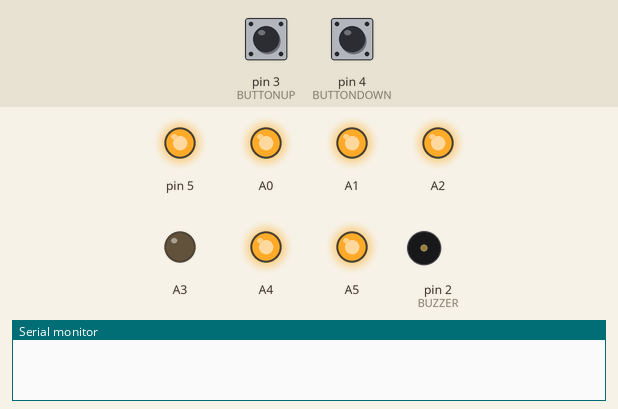
A sketch run on a simulated Arduino Uno, built with avr-gcc and run on an emulated ATmega328P. Parts: output pins drawn as LEDs (lit = HIGH), buzzer (waves = sounding), the last lines printed to the serial monitor. The inputs (shaded band) are chosen by the test bench; at power-on: pin 3 (BUTTONUP) HIGH, pin 4 (BUTTONDOWN) HIGH.

Above: at 1.2 s.
1.3 s: pin 3 (BUTTONUP) pulled LOW for 0.15 s
At 1.7 s:
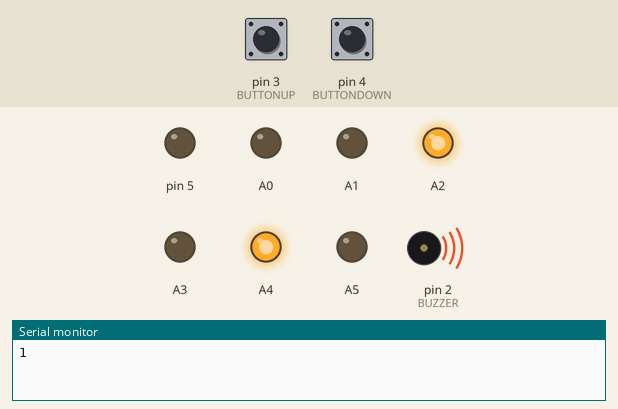
4.3 s: pin 3 (BUTTONUP) pulled LOW for 1 s
At 4.47 s:
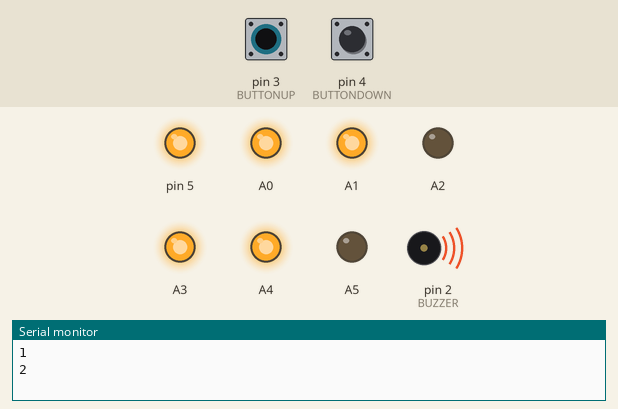
7.3 s: pin 3 (BUTTONUP) pulled LOW for 3.2 s
At 9.2 s:
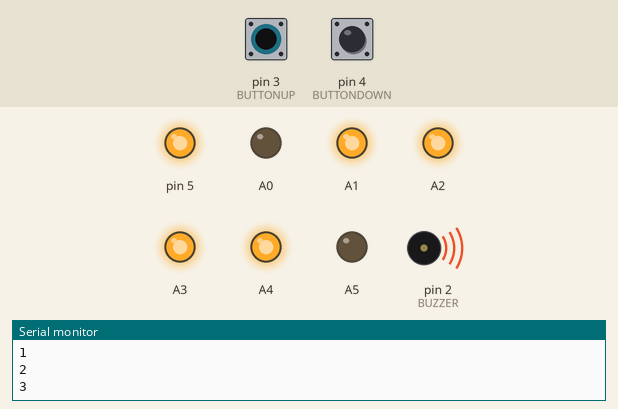
12.0 s: pin 3 (BUTTONUP) pulled LOW for 0.15 s
At 13.21 s:
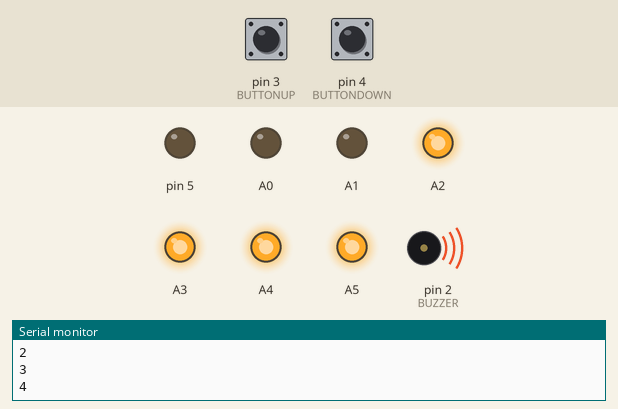
15.0 s: pin 3 (BUTTONUP) pulled LOW for 0.15 s
At 17.9 s:
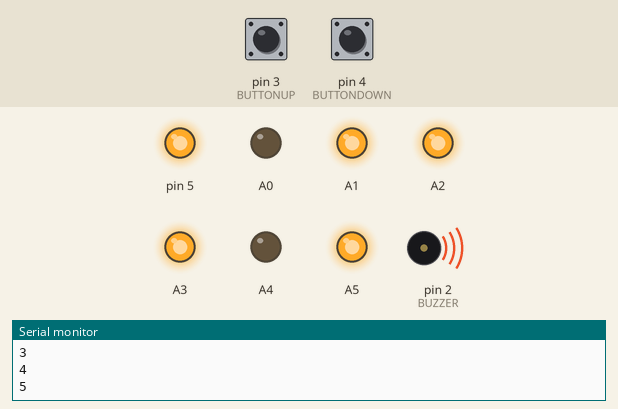
18.0 s: pin 4 (BUTTONDOWN) pulled LOW for 3.2 s
At 22.26 s:
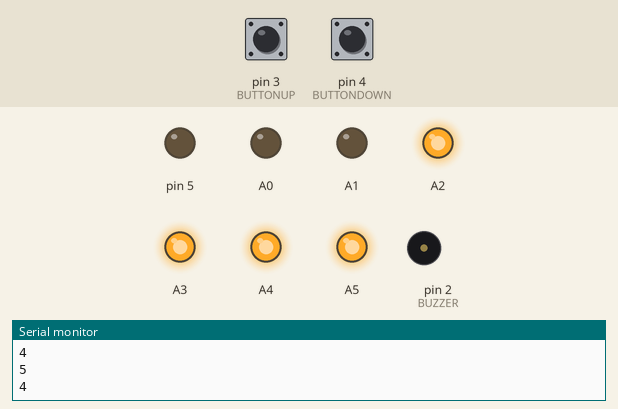
Timing chart, 0 to 23.7 s (numbered marks = the images above; inputs shaded):
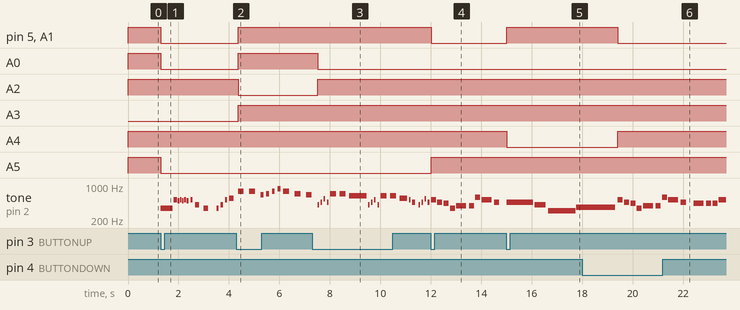

Measured:
- after the input at 1.3 s, pin 5, A0, A1, A5: HIGH → LOW at once; tone on pin 2 (BUZZER): plays 349 Hz for 0.48 s, 523 Hz for 0.14 s, 493 Hz for 0.07 s, 523 Hz for 0.07 s, 493 Hz for 0.07 s, 523 Hz for 0.07 s … (14 notes in this stretch), starting at once
- after the input at 4.3 s, pin 5, A0, A1, A3: LOW → HIGH after 0.06 s; A2: HIGH → LOW after 0.06 s
- after the input at 7.3 s, A0: HIGH → LOW after 0.21 s; A2: LOW → HIGH after 0.21 s
- after the input at 12.0 s, pin 5, A1: HIGH → LOW at once; A5: LOW → HIGH at once
- after the input at 15.0 s, pin 5, A1: LOW → HIGH at once; A4: HIGH → LOW at once
- after the input at 18.0 s, pin 5, A1: HIGH → LOW after 1.4 s; A4: LOW → HIGH after 1.4 s

The sketch:

Projecto_Electronica.ino
```cpp
/*
 * PROJECTO DE ELECTRONICA
 * SPOTIFY LOW BUDGET
 * INCLUI UMA LISTA DE 5 MUSICAS PRE-DEFINIDAS, SELECIONAVEIS AO SE PRIMIR UM DOS DOIS BOTOES.
 * BOTAO DA ESQUERDA - AVANÇA UMA MUSICA
 * BOTAO DA DIREITA - RECUA UMA MUSICA
 */


#define BUZZER 2
#define BUTTONUP 3
#define BUTTONDOWN 4

//Segmentos
#define D1 0
#define D2 1
#define D4 2
#define D5 3
#define D7 4
#define D10 5
#define D11 6

const int SONG_LENGTH[5] = {44, 42, 55, 54, 18};

const int WEARENUMBERONE[44][3] = {{349, 750, 700}, {523, 250, 200}, {493, 125, 100}, {523, 125, 100}, {493, 125, 100}, {523, 125, 100}, {493, 250, 125}, {523, 250, 125}, {415, 500, 250}, {349, 750, 250},
                                {349, 250, 125}, {415, 250, 125}, {523, 250, 125}, {554, 500, 250}, {415, 500, 250}, {554, 500, 250}, {622, 500, 250},
                                {523, 250, 125}, {554, 250, 125}, {523, 250, 125}, {554, 250, 125}, {523, 1000, 375},
                                {349, 750, 700}, {523, 250, 200}, {493, 125, 100}, {523, 125, 100}, {493, 125, 100}, {523, 125, 100}, {493, 250, 125}, {523, 250, 125}, {415, 500, 250}, {349, 750, 250},
                                {349, 250, 125}, {415, 250, 125}, {523, 250, 125}, {554, 500, 250}, {415, 500, 250}, {622, 500, 250}, {554, 500, 250},
                                {523, 250, 125}, {554, 250, 125}, {523, 250, 125}, {554, 250, 125}, {523, 1000, 375}};

const int DRAGONBALLGT[42][3] = {{783, 500, 250}, {783, 500, 250}, {659, 250, 125}, {698, 250, 125}, {783, 250, 125}, {880, 250, 125}, {783, 500, 250}, {698, 500, 250}, {659, 500, 250}, {587, 500, 250},
                              {659, 500, 250}, {659, 500, 250}, {523, 250, 125}, {587, 250, 125}, {659, 250, 125}, {698, 250, 125}, {659, 500, 250}, {587, 500, 250}, {523, 500, 250}, {493, 1000, 250},
                              {440, 250, 125}, {440, 250, 125}, {523, 500, 250}, {880, 500, 250}, {783, 1000, 750}, {523, 500, 250}, {587, 250, 125}, {659, 250, 125},
                              {698, 500, 250}, {659, 500, 250}, {587, 500, 250}, {523, 500, 250}, {587, 1000, 750}, {523, 500, 250}, {493, 250, 250}, {523, 250, 250}, {523, 4000, 3750},
                              {349, 1250, 1250}, {391, 250, 225}, {349, 250, 225}, {329, 2500, 2250}};

const int RICKROLL[55][3] = {{415, 125, 62}, {466, 125, 62}, {553, 125, 62}, {466, 125, 62}, {698, 375, 250}, {698, 375, 250}, {623, 750, 700},
                            {415, 125, 62}, {466, 125, 62}, {523, 125, 62}, {415, 125, 62}, {623, 375, 250}, {623, 375, 250}, {554, 375, 300}, {523, 125, 62}, {466, 250, 125},
                            {415, 125, 62}, {466, 125, 62}, {553, 125, 62}, {466, 125, 62}, {553, 375, 250}, {623, 375, 250}, {523, 375, 250}, {415, 625, 375},
                            {415, 250, 125}, {623, 500, 250}, {554, 1000, 250},
                            {415, 125, 62}, {466, 125, 62}, {553, 125, 62}, {466, 125, 62}, {698, 375, 250}, {698, 375, 250}, {623, 750, 700},
                            {415, 125, 62}, {466, 125, 62}, {523, 125, 62}, {415, 125, 62}, {830, 500, 375}, {523, 250, 125}, {554, 375, 300}, {523, 125, 62}, {466, 250, 125},
                            {415, 125, 62}, {466, 125, 62}, {553, 125, 62}, {466, 125, 62}, {553, 375, 250}, {623, 375, 250}, {523, 375, 250}, {415, 625, 375},
                            {415, 250, 125}, {623, 500, 250}, {554, 2000, 250}};

const int ASTRONOMIA[54][3] = {{523, 250, 200}, {466, 250, 200}, {440, 250, 200}, {349, 250, 200}, {391, 500, 400}, {391, 250, 200}, {587, 250, 200}, {523, 500, 400}, {466, 500, 200},
                            {440, 500, 400}, {440, 250, 200}, {440, 250, 200}, {523, 500, 400}, {466, 250, 200}, {440, 250, 200}, {391, 500, 400}, {391, 250, 200}, {932, 250, 200}, {880, 250, 200},
                            {932, 250, 200}, {880, 250, 200}, {932, 250, 200}, {391, 500, 400}, {391, 250, 200}, {932, 250, 200}, {880, 250, 200}, {932, 250, 200}, {880, 250, 200}, {932, 250, 200},
                            {391, 500, 400}, {391, 250, 200}, {587, 250, 200}, {523, 500, 400}, {466, 500, 200},
                            {440, 500, 400}, {440, 250, 200}, {440, 250, 200}, {523, 500, 400}, {466, 250, 200}, {440, 250, 200}, {391, 500, 400}, {391, 250, 200}, {932, 250, 200}, {880, 250, 200},
                            {932, 250, 200}, {880, 250, 200}, {932, 250, 200}, {391, 500, 400}, {391, 250, 200}, {932, 250, 200}, {880, 250, 200}, {932, 250, 200}, {880, 250, 200}, {932, 250, 200}};

const int MINECRAFT[18][3] = {{466, 1000, 950}, {415, 500, 400}, {311, 1000, 990}, {369, 1500, 1400}, {466, 1000, 950}, {415, 500, 400}, {311, 1000, 990}, {277, 1500, 1250},
                            {466, 1000, 950}, {415, 500, 400}, {311, 1000, 990}, {369, 1500, 1400}, {466, 1000, 950}, {415, 500, 400}, {311, 500, 490}, {369, 500, 490}, {277, 1000, 990}, {233, 500, 490}};

//LookUpTable para o segment display
void LookUp(int digit, bool* segments){

   switch(digit)
   {
      case 0:
      segments[D1] = HIGH;
      segments[D2] = HIGH;
      segments[D4] = HIGH;
      segments[D7] = HIGH;
      segments[D10] = HIGH;
      segments[D11] = HIGH;
      break;
      case 1:
      segments[D4] = HIGH;
      segments[D7] = HIGH;
      break;
      case 2:
      segments[D1] = HIGH;
      segments[D2] = HIGH;
      segments[D5] = HIGH;
      segments[D7] = HIGH;
      segments[D11] = HIGH;
      break;
      case 3:
      segments[D2] = HIGH;
      segments[D4] = HIGH;
      segments[D5] = HIGH;
      segments[D7] = HIGH;
      segments[D11] = HIGH;
      break;
      case 4:
      segments[D4] = HIGH;
      segments[D5] = HIGH;
      segments[D7] = HIGH;
      segments[D10] = HIGH;
      break;
      case 5:
      segments[D2] = HIGH;
      segments[D4] = HIGH;
      segments[D5] = HIGH;
      segments[D10] = HIGH;
      segments[D11] = HIGH;
      break;
      default:
      break;
   }
}


void setup() {
  // put your setup code here, to run once:
  Serial.begin(9600);
  pinMode(BUZZER, OUTPUT);
  pinMode(BUTTONUP, INPUT);
  pinMode(BUTTONDOWN, INPUT);

  //Pins do 7-Segment Display
  pinMode(A0, OUTPUT);
  pinMode(A1, OUTPUT);
  pinMode(A2, OUTPUT);
  pinMode(A3, OUTPUT);
  pinMode(A4, OUTPUT);
  pinMode(A5, OUTPUT);
  pinMode(5, OUTPUT);
}

void loop() {
  // put your main code here, to run repeatedly:

  static int contador = 0, leituraUP = 0, leituraDOWN = 0, i = 0, buttonflag = 1, song_index = 0;

  leituraUP = digitalRead(BUTTONUP);
  leituraDOWN = digitalRead(BUTTONDOWN);

  if (!leituraUP)
  {
    if (!buttonflag)
    {
      buttonflag = 1;
      if (contador < 5)
        contador++;
      else
        contador = 0;
      song_index = 0;
      Serial.println(contador);
    }
  }
  else if (!leituraDOWN)
  {
    if (!buttonflag)
    {
      buttonflag = 1;
      if (contador > 0)
        contador--;
      else
        contador = 5;
      song_index = 0;
      Serial.println(contador);
    }
  }
  else
    buttonflag = 0;

  //7 Segment Display
  bool segments[7] = {LOW, LOW, LOW, LOW, LOW, LOW, LOW};
  LookUp(contador, segments);
  digitalWrite(A0, segments[D1]);
  digitalWrite(A1, segments[D2]);
  digitalWrite(A2, segments[D4]);
  digitalWrite(A3, segments[D5]);
  digitalWrite(A4, segments[D7]);
  digitalWrite(A5, segments[D10]);
  digitalWrite(5, segments[D11]);

  //Tocar Musicas
  switch (contador)
  {
    case 1:
    if (song_index < SONG_LENGTH[0]){
      tone(BUZZER, WEARENUMBERONE[song_index][0], WEARENUMBERONE[song_index][2]*0.68);
      delay(WEARENUMBERONE[song_index][1]*0.68);
      song_index++;
    }
    else
    {
      song_index = 0;
      delay(2000);
    }
    break;
    case 2:
    if (song_index < SONG_LENGTH[1]){
      tone(BUZZER, DRAGONBALLGT[song_index][0], DRAGONBALLGT[song_index][2]*0.9);
      delay(DRAGONBALLGT[song_index][1]*0.9);
      song_index++;
    }
    else
    {
      song_index = 0;
      delay(2000);
    }
    break;
    case 3:
    if (song_index < SONG_LENGTH[2]){
      tone(BUZZER, RICKROLL[song_index][0], RICKROLL[song_index][2]);
      delay(RICKROLL[song_index][1]);
      song_index++;
    }
    else
    {
      song_index = 0;
      delay(2000);
    }
    break;
    case 4:
    if (song_index < SONG_LENGTH[3]){
      tone(BUZZER, ASTRONOMIA[song_index][0], ASTRONOMIA[song_index][2]);
      delay(ASTRONOMIA[song_index][1]);
      song_index++;
    }
    else
    {
      song_index = 0;
      delay(2000);
    }
    break;
  case 5:
    if (song_index < SONG_LENGTH[4]){
      tone(BUZZER, MINECRAFT[song_index][0], MINECRAFT[song_index][2]*1.1);
      delay(MINECRAFT[song_index][1]*1.1);
      song_index++;
    }
    else
    {
      song_index = 0;
    }
    break;
    default:
    break;
  }
}
```
